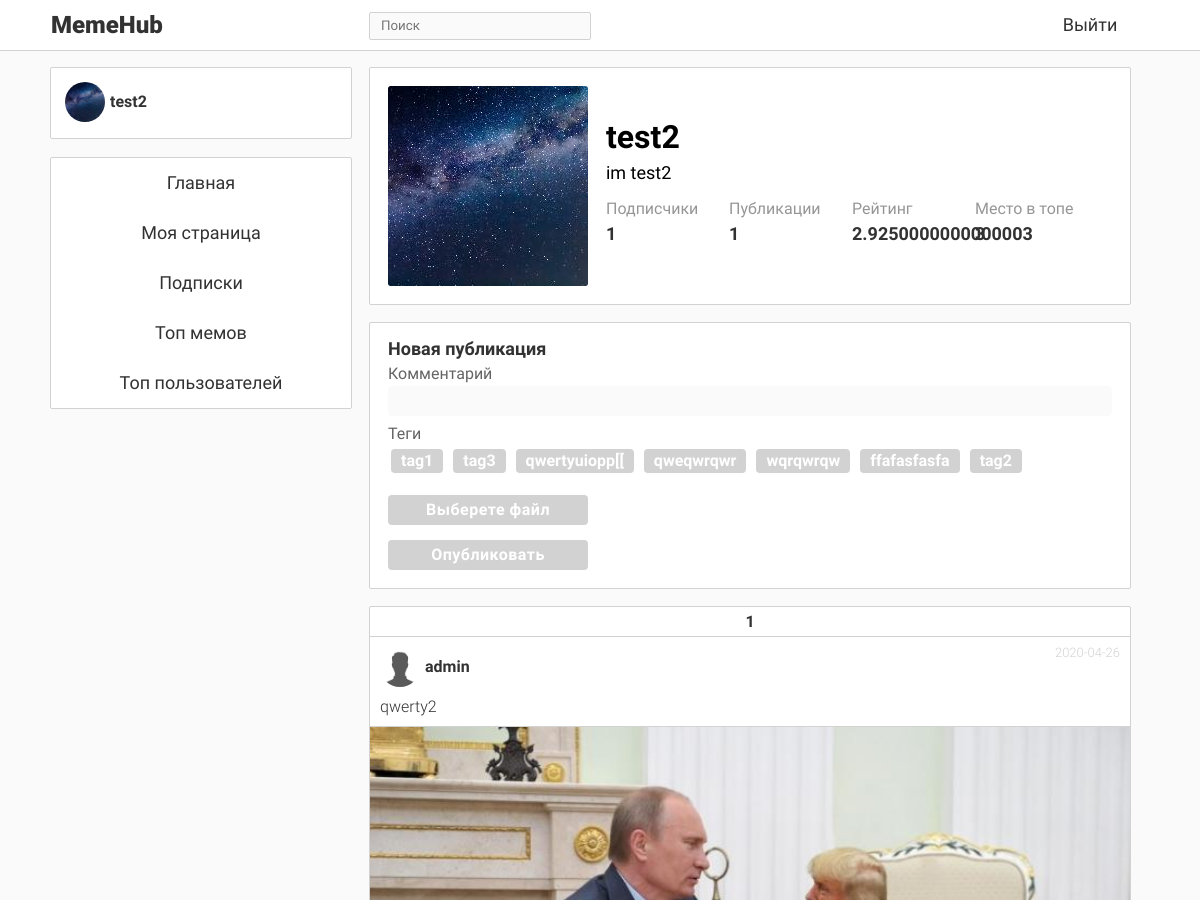
Before: /author/5 (signed in, upper part) with the older database file.
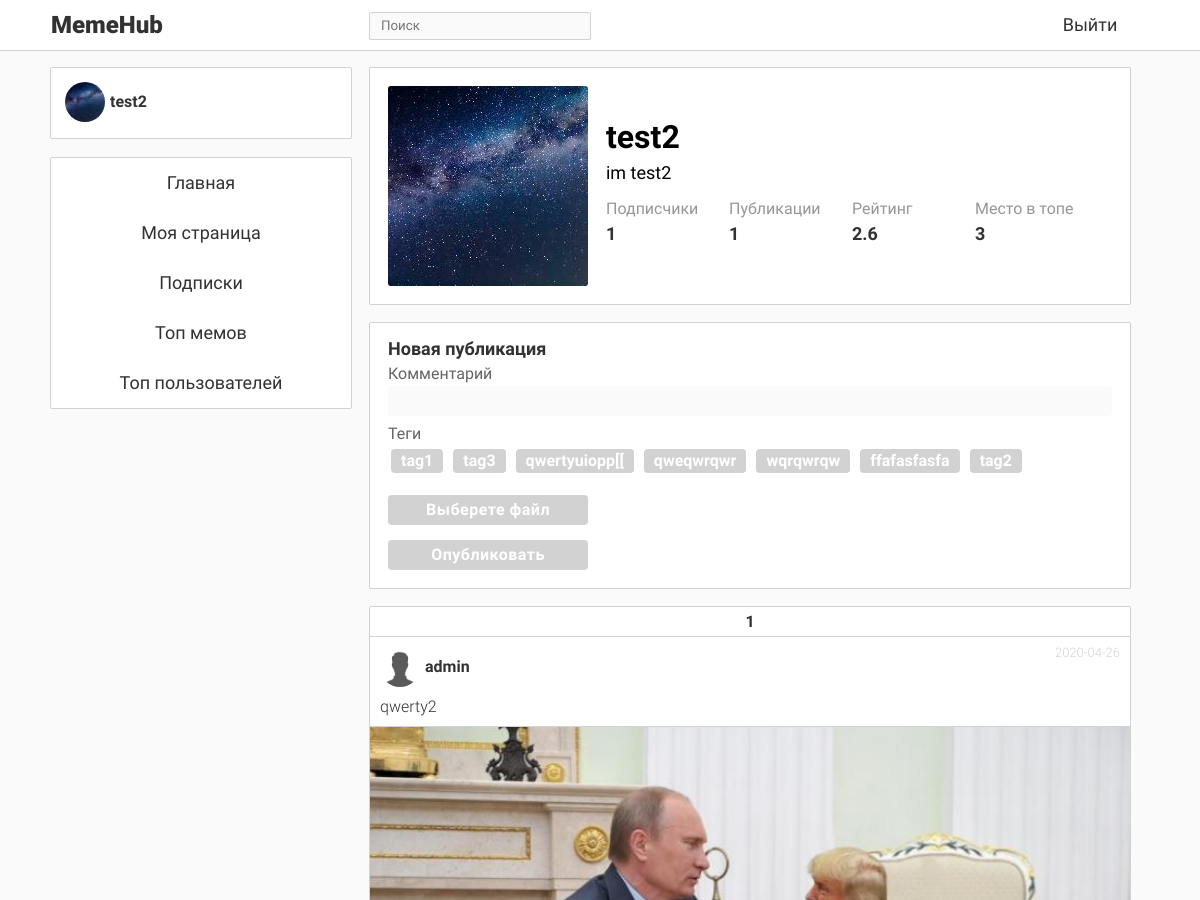
After: the same page with the newer database file.
### data/users.py (models this page shows, shortened)
class User(SqlAlchemyBase, UserMixin, SerializerMixin):
    __tablename__ = 'users'
    id = sqlalchemy.Column(sqlalchemy.Integer,
                           primary_key=True, autoincrement=True)
    email = sqlalchemy.Column(sqlalchemy.String, unique=True, index=True, nullable=False)
    role = sqlalchemy.Column(sqlalchemy.Integer, default=0)
    hashed_password = sqlalchemy.Column(sqlalchemy.String, nullable=False)
    alias = sqlalchemy.Column(sqlalchemy.String, nullable=False)  # То, как пользователь подписан у других
    about = sqlalchemy.Column(sqlalchemy.String, nullable=True)
    bdate = sqlalchemy.Column(sqlalchemy.DateTime, nullable=True)
    memes = orm.relation("Meme", back_populates='author_')
    avatar = sqlalchemy.Column(sqlalchemy.String, default='default.png')
    liked = orm.relation("Meme", secondary='likes', backref='user', lazy='dynamic')
    repostes = orm.relation("Repost", back_populates='user_')
    subscribed = orm.relationship("User", secondary='subscribes',
                                  primaryjoin=(followers.c.subscriber == id),
                                  secondaryjoin=(followers.c.author == id),
                                  backref='subscriber', lazy='dynamic')
    subscribers = orm.relation("User", secondary='subscribes',
                               primaryjoin=(followers.c.author == id),
                               secondaryjoin=(followers.c.subscriber == id),
                               backref='author', lazy='dynamic')
    rating = sqlalchemy.Column(sqlalchemy.Integer, default=0)
    def get_data(self):
        return {'is_page': True,
                'user_img': self.avatar,
                'type': 'other',
                'role': {'0': '', '1': 'moder', '2': 'admin'}[str(self.role)],
                'status': self.about,
                'subs': 666,
                'posts': 666,
                'rating': self.rating,
                'top': 666,
                'username': self.alias,
                'user_id': self.id,
                'error_message': '',
                'is_sub': False,
                'is_block': False}

### main.py (the view, shortened to what this page needs)
@app.route('/author/<username_id>', methods=['GET', 'POST'])
def user_page(username_id):
    form = EditProfileForm()
    form2 = MemePublishForm()
    error_message = ''
    data = gen_data()
    data['user_page'] = get_user_page_data(username_id)
    data['user_page']['error_message'] = error_message
    session = db_session.create_session()
    data['user_page']['tags'] = [i.title for i in session.query(Tag).all()]
    return render_template('main.html', data=data, title=data['user_page']['username'], form=form, form2=form2)

### data/__all_models.py
class EditProfileForm(FlaskForm):
    key = StringField()
    alias = StringField('Псевдоним')
    about = StringField("Немного о себе")
    avatar = FileField("Изображение профиля", validators=[FileAllowed(['jpg', 'png'], 'Images only!')])
    submit = SubmitField("Зарегистрироваться")

class MemePublishForm(FlaskForm):
    note = StringField()
    tags = StringField()
    img = FileField(validators=[FileAllowed(['jpg', 'png'], 'Images only!'), DataRequired()])
    submit = SubmitField("Опубликовать")

### auxiliary/meme_selector.py (called while the page is built)
def get_from_memes(lst, bs=(0, 0)):  # bs - barriers
    sted = sorted(lst, key=lambda x: x.publication_date)
    return sted[-bs[0]:-bs[1]] if bs[1] else sted[-bs[0]:]

def get_pubs(*us, bs=(0, 0)) -> list:  # bs - barriers
    res = []
    for u in us:
        res += sorted(list(u.repostes) + list(u.memes), key=lambda x: x.publication_date, reverse=True)
    if bs:
        res = res[-bs[0]:-bs[1]] if bs[1] else res[-bs[0]:]
    return res

def get_basis(uid):
    ses = create_session()
    user = ses.query(User).get(uid)  # Получаем пользователя
    liked = get_from_memes(user.liked, (LIKED_MEMES_BASIS, 0))
    return liked

### data/memes.py (called while the page is built)
    def __eq__(self, other):
        return self.id == other.id

### templates/main.html (shortened to what the changed rows need)
{% extends "base.html" %}
{% block content %}
{% if data['user_page']['is_page'] %}
<div class="meme_block">
    <form method="post" novalidate enctype="multipart/form-data">
        <div class="head_block">
            <div class="img_sub_block">
                <div class="img_block">
                    {% if data['user_page']['type'] == 'me' %}
                        <img src="{{ data['user_page']['user_img'] }}" class="up_img">
                    {% else %}
                        <img src="{{ data['user_page']['user_img'] }}" class="up_img_other">
                    {% endif %}
                </div>
                <div class="sub_block">
                </div>
            </div>
            <div class="username_block">
                <div class="up_role">
                </div>
                {% if data['user_page']['type'] == 'me' %}
                    <div class="up_text_block up_username_div">
                        {{ form.alias(value=data['user_page']['username'], onchange="document.getElementById('form-submit').click()", class="up_text_block_input up_username", autocomplete="off", maxlength=25) }}
                    </div>
                    <div class="up_text_block up_status_div">
                        {{ form.about(rows=5, value=data['user_page']['status'], onchange="document.getElementById('form-submit').click()", class="up_text_block_input up_status up_text_block_input2", autocomplete="off", maxlength=40) }}
                    </div>
                {% endif %}
                <div class="info_block">
                    <div class="up_data_block">
                        <div class="up_data_block_part1">Подписчики</div>
                        <div class="up_data_block_part2" id="subs-number">{{ data['user_page']['subs'] }}</div>
                    </div>
                    <div class="up_data_block">
                        <div class="up_data_block_part1">Публикации</div>
                        <div class="up_data_block_part2">{{ data['user_page']['posts'] }}</div>
                    </div>
                    <div class="up_data_block">
                        <div class="up_data_block_part1">Рейтинг</div>
                        <div class="up_data_block_part2">{{ data['user_page']['rating'] }}</div>
                    </div>
                    <div class="up_data_block">
                        <div class="up_data_block_part1">Место в топе</div>
                        <div class="up_data_block_part2">{{ data['user_page']['top'] }}</div>
                    </div>
                </div>
            </div>
        </div>
    </form>
</div>
{% if data['user_page']['type'] == "me" %}
    <div class="meme_block">
        <div class="publish_block">
            <form method="post" novalidate enctype="multipart/form-data" onkeydown="return event.key != 'Enter';" name="my">
                <div class="pub_head">Новая публикация</div>
                <div class="pub_notes">Комментарий</div>
                <div class="pub_input_div">
                    {{ form2.note(rows=5, autocomplete="off", maxlength=80, class="pub_input") }}
                </div>
                <div class="pub_notes">Теги</div>
                <div class="pub_tags">
                    {% for tag in data['user_page']['tags'] %}
                        <div class="pub_tag" id="tag_{{ tag }}" onclick="click_tag('tag_{{ tag }}');">{{ tag }}</div>
                    {% endfor %}
                </div>
                <div class="pub_btn_grp">
                    <div class="pub_choose_btn" onclick="document.getElementById('input_meme').click();">Выберете файл</div>
                    <div id="div_meme" class="pub_choose_txt"></div>
                </div>
                <div class="pub_btn_grp">
                    <div class="pub_choose_btn" onclick="document.getElementById('publish-submit').click(); clean_tags();">Опубликовать</div>
                </div>
            </form>
        </div>
    </div>
{% endif %}
{% endif %}
{% endblock %}

### templates/base.html (shortened to what this page needs)
<!doctype html>
<html lang="ru">
    <head>
        <link rel="stylesheet" type="text/css" href="../../static/css/main_css.css">
        <link rel="stylesheet" type="text/css" href="../../static/css/base_css.css">
        <link rel="stylesheet" type="text/css" href="../../static/css/reg_log_css.css">
        <link rel="stylesheet" type="text/css" href="../../static/css/user_page_css.css">
        <link rel="stylesheet" type="text/css" href="../../static/css/publish_css.css">
        <link rel="stylesheet" type="text/css" href="../../static/css/subscribes_css.css">
    </head>
    <body class="bg_style">
        <div class="navigation">
            <div class="nav_block">
                <div class="logo">MemeHub</div>
                <div class="search_block">
                    <div class="search_div">
                        <input class="search" placeholder="Поиск" onkeypress="return SearchEnter(event)" id="search">
                    </div>
                </div>
                {% if data['info']['is_auth'] %}
                    <a class="nav_buttons nav_button1" href="/logout">Выйти</a>
                {% else %}
                    <a class="nav_buttons nav_button1" href="/login">Войти</a>
                    <a class="nav_buttons nav_button2" href="/register">Регистрация</a>
                {% endif %}
            </div>
        </div>
        <div class="content_block">
            <div class="left_block">
                {% if data['info']['is_auth'] %}
                    <div class="menu_block menu_block2">
                        <div class="my_page" onClick="window.location='/me'">
                            <div class="test">
                                <a><img src="{{ data['info']['user_img'] }}" class="author_img"></a>
                                <div class="author_name"><a>{{ data['info']['alias'] }}</a></div>
                            </div>
                        </div>
                    </div>
                {% endif %}
                <div class="menu_block menu_block1">
                    <div class="menu_section" onClick="window.location='/'">Главная</div>
                    {% if data['info']['is_auth'] %}
                        <div class="menu_section" onClick="window.location='/me'">Моя страница</div>
                        <div class="menu_section" onClick="window.location='/subscribed'">Подписки</div>
                    {% endif %}
                    <div class="menu_section" onClick="window.location='/top_memes'">Топ мемов</div>
                    <div class="menu_section" onClick="window.location='/top_users'">Топ пользователей</div>
                </div>
            </div>
            <div class="center_block">
                {% block content %}{% endblock %}
            </div>
        </div>
    </body>
</html>

Changed rows visible on the page:
changed User "test2": user_page.rating "2.9250000000000003" → "2.6"
